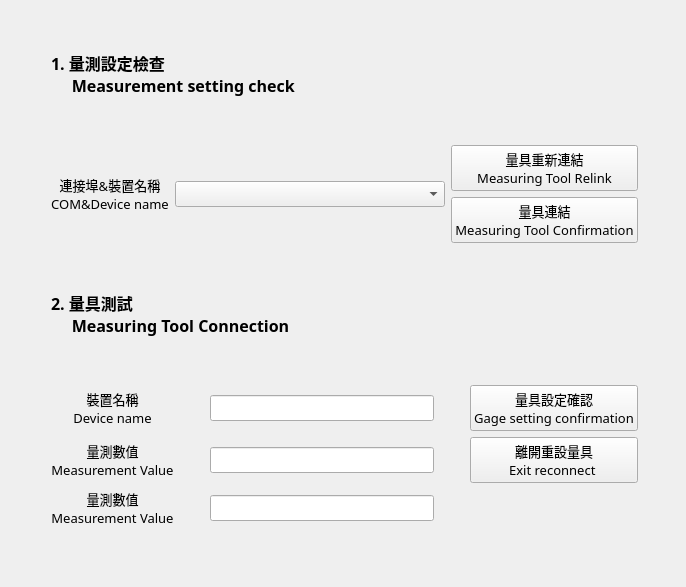
<?xml version="1.0" encoding="UTF-8"?>
<ui version="4.0">
 <class>Form</class>
 <widget class="QWidget" name="Form">
  <property name="geometry">
   <rect>
    <x>0</x>
    <y>0</y>
    <width>686</width>
    <height>587</height>
   </rect>
  </property>
  <property name="sizePolicy">
   <sizepolicy hsizetype="Ignored" vsizetype="Ignored">
    <horstretch>0</horstretch>
    <verstretch>0</verstretch>
   </sizepolicy>
  </property>
  <property name="windowTitle">
   <string>Form</string>
  </property>
  <widget class="QWidget" name="layoutWidget">
   <property name="geometry">
    <rect>
     <x>9</x>
     <y>9</y>
     <width>670</width>
     <height>561</height>
    </rect>
   </property>
   <layout class="QGridLayout" name="gridLayout_2">
    <item row="3" column="1">
     <layout class="QGridLayout" name="gridLayout_5">
      <item row="0" column="4">
       <spacer name="horizontalSpacer_9">
        <property name="orientation">
         <enum>Qt::Horizontal</enum>
        </property>
        <property name="sizeType">
         <enum>QSizePolicy::Fixed</enum>
        </property>
        <property name="sizeHint" stdset="0">
         <size>
          <width>30</width>
          <height>20</height>
         </size>
        </property>
       </spacer>
      </item>
      <item row="1" column="3">
       <widget class="QLineEdit" name="lineEdit_toolvalue">
        <property name="font">
         <font>
          <family>微軟正黑體</family>
          <pointsize>10</pointsize>
         </font>
        </property>
        <property name="alignment">
         <set>Qt::AlignCenter</set>
        </property>
        <property name="readOnly">
         <bool>false</bool>
        </property>
       </widget>
      </item>
      <item row="0" column="1">
       <spacer name="horizontalSpacer_10">
        <property name="font">
         <font>
          <pointsize>10</pointsize>
         </font>
        </property>
        <property name="orientation">
         <enum>Qt::Horizontal</enum>
        </property>
        <property name="sizeType">
         <enum>QSizePolicy::Fixed</enum>
        </property>
        <property name="sizeHint" stdset="0">
         <size>
          <width>30</width>
          <height>10</height>
         </size>
        </property>
       </spacer>
      </item>
      <item row="1" column="0">
       <widget class="QLabel" name="label_11">
        <property name="sizePolicy">
         <sizepolicy hsizetype="Fixed" vsizetype="Maximum">
          <horstretch>0</horstretch>
          <verstretch>0</verstretch>
         </sizepolicy>
        </property>
        <property name="font">
         <font>
          <family>微軟正黑體</family>
          <pointsize>10</pointsize>
          <weight>50</weight>
          <bold>false</bold>
         </font>
        </property>
        <property name="text">
         <string>量測數值
Measurement Value</string>
        </property>
        <property name="alignment">
         <set>Qt::AlignCenter</set>
        </property>
       </widget>
      </item>
      <item row="0" column="3">
       <widget class="QLineEdit" name="lineEdit_toolname">
        <property name="font">
         <font>
          <family>微軟正黑體</family>
          <pointsize>10</pointsize>
         </font>
        </property>
        <property name="alignment">
         <set>Qt::AlignCenter</set>
        </property>
        <property name="readOnly">
         <bool>false</bool>
        </property>
       </widget>
      </item>
      <item row="0" column="0">
       <widget class="QLabel" name="label_12">
        <property name="sizePolicy">
         <sizepolicy hsizetype="Ignored" vsizetype="Ignored">
          <horstretch>0</horstretch>
          <verstretch>0</verstretch>
         </sizepolicy>
        </property>
        <property name="font">
         <font>
          <family>微軟正黑體</family>
          <pointsize>10</pointsize>
          <weight>50</weight>
          <bold>false</bold>
         </font>
        </property>
        <property name="text">
         <string>裝置名稱
Device name</string>
        </property>
        <property name="scaledContents">
         <bool>false</bool>
        </property>
        <property name="alignment">
         <set>Qt::AlignCenter</set>
        </property>
       </widget>
      </item>
      <item row="2" column="0">
       <widget class="QLabel" name="label_13">
        <property name="sizePolicy">
         <sizepolicy hsizetype="Fixed" vsizetype="Maximum">
          <horstretch>0</horstretch>
          <verstretch>0</verstretch>
         </sizepolicy>
        </property>
        <property name="font">
         <font>
          <family>微軟正黑體</family>
          <pointsize>10</pointsize>
          <weight>50</weight>
          <bold>false</bold>
         </font>
        </property>
        <property name="text">
         <string>量測數值
Measurement Value</string>
        </property>
        <property name="alignment">
         <set>Qt::AlignCenter</set>
        </property>
       </widget>
      </item>
      <item row="2" column="3">
       <widget class="QLineEdit" name="lineEdit_toolvalue_2">
        <property name="font">
         <font>
          <family>微軟正黑體</family>
          <pointsize>10</pointsize>
         </font>
        </property>
        <property name="alignment">
         <set>Qt::AlignCenter</set>
        </property>
        <property name="readOnly">
         <bool>false</bool>
        </property>
       </widget>
      </item>
      <item row="0" column="5">
       <widget class="QPushButton" name="pushButton_10">
        <property name="sizePolicy">
         <sizepolicy hsizetype="Maximum" vsizetype="Maximum">
          <horstretch>0</horstretch>
          <verstretch>0</verstretch>
         </sizepolicy>
        </property>
        <property name="font">
         <font>
          <family>微軟正黑體</family>
          <pointsize>10</pointsize>
          <weight>50</weight>
          <bold>false</bold>
         </font>
        </property>
        <property name="text">
         <string>量具設定確認
Gage setting confirmation</string>
        </property>
       </widget>
      </item>
      <item row="1" column="5">
       <widget class="QPushButton" name="pushButton_9">
        <property name="sizePolicy">
         <sizepolicy hsizetype="Minimum" vsizetype="Maximum">
          <horstretch>0</horstretch>
          <verstretch>0</verstretch>
         </sizepolicy>
        </property>
        <property name="font">
         <font>
          <family>微軟正黑體</family>
          <pointsize>10</pointsize>
          <weight>50</weight>
          <bold>false</bold>
         </font>
        </property>
        <property name="text">
         <string>離開重設量具
Exit reconnect </string>
        </property>
       </widget>
      </item>
     </layout>
    </item>
    <item row="0" column="2">
     <spacer name="verticalSpacer">
      <property name="orientation">
       <enum>Qt::Vertical</enum>
      </property>
      <property name="sizeType">
       <enum>QSizePolicy::Fixed</enum>
      </property>
      <property name="sizeHint" stdset="0">
       <size>
        <width>20</width>
        <height>20</height>
       </size>
      </property>
     </spacer>
    </item>
    <item row="1" column="0">
     <spacer name="horizontalSpacer_3">
      <property name="orientation">
       <enum>Qt::Horizontal</enum>
      </property>
      <property name="sizeType">
       <enum>QSizePolicy::Fixed</enum>
      </property>
      <property name="sizeHint" stdset="0">
       <size>
        <width>42</width>
        <height>20</height>
       </size>
      </property>
     </spacer>
    </item>
    <item row="1" column="1">
     <layout class="QGridLayout" name="gridLayout">
      <item row="0" column="2">
       <widget class="QPushButton" name="Button_tool_connect_rest">
        <property name="sizePolicy">
         <sizepolicy hsizetype="Minimum" vsizetype="Maximum">
          <horstretch>0</horstretch>
          <verstretch>0</verstretch>
         </sizepolicy>
        </property>
        <property name="font">
         <font>
          <family>微軟正黑體</family>
          <pointsize>10</pointsize>
          <weight>50</weight>
          <bold>false</bold>
         </font>
        </property>
        <property name="text">
         <string>量具重新連結
Measuring Tool Relink</string>
        </property>
       </widget>
      </item>
      <item row="1" column="2">
       <widget class="QPushButton" name="Button_tool_connect">
        <property name="sizePolicy">
         <sizepolicy hsizetype="Maximum" vsizetype="Maximum">
          <horstretch>0</horstretch>
          <verstretch>0</verstretch>
         </sizepolicy>
        </property>
        <property name="font">
         <font>
          <family>微軟正黑體</family>
          <pointsize>10</pointsize>
          <weight>50</weight>
          <bold>false</bold>
         </font>
        </property>
        <property name="text">
         <string>量具連結
Measuring Tool Confirmation</string>
        </property>
       </widget>
      </item>
      <item row="0" column="1" rowspan="2">
       <widget class="QComboBox" name="comboBox_comname">
        <property name="enabled">
         <bool>true</bool>
        </property>
        <property name="sizePolicy">
         <sizepolicy hsizetype="Minimum" vsizetype="Fixed">
          <horstretch>0</horstretch>
          <verstretch>0</verstretch>
         </sizepolicy>
        </property>
        <property name="font">
         <font>
          <family>微軟正黑體</family>
          <pointsize>10</pointsize>
          <weight>75</weight>
          <bold>true</bold>
         </font>
        </property>
       </widget>
      </item>
      <item row="0" column="0" rowspan="2">
       <widget class="QLabel" name="label">
        <property name="sizePolicy">
         <sizepolicy hsizetype="Fixed" vsizetype="Maximum">
          <horstretch>0</horstretch>
          <verstretch>0</verstretch>
         </sizepolicy>
        </property>
        <property name="font">
         <font>
          <family>微軟正黑體</family>
          <pointsize>10</pointsize>
          <weight>50</weight>
          <bold>false</bold>
         </font>
        </property>
        <property name="text">
         <string>連接埠&amp;裝置名稱
COM&amp;Device name</string>
        </property>
        <property name="alignment">
         <set>Qt::AlignCenter</set>
        </property>
       </widget>
      </item>
     </layout>
    </item>
    <item row="0" column="1">
     <widget class="QLabel" name="label_5">
      <property name="sizePolicy">
       <sizepolicy hsizetype="Preferred" vsizetype="Maximum">
        <horstretch>0</horstretch>
        <verstretch>0</verstretch>
       </sizepolicy>
      </property>
      <property name="font">
       <font>
        <family>微軟正黑體</family>
        <pointsize>12</pointsize>
        <weight>75</weight>
        <bold>true</bold>
       </font>
      </property>
      <property name="text">
       <string>1. 量測設定檢查
     Measurement setting check</string>
      </property>
     </widget>
    </item>
    <item row="1" column="2">
     <spacer name="horizontalSpacer_4">
      <property name="orientation">
       <enum>Qt::Horizontal</enum>
      </property>
      <property name="sizeType">
       <enum>QSizePolicy::Fixed</enum>
      </property>
      <property name="sizeHint" stdset="0">
       <size>
        <width>41</width>
        <height>20</height>
       </size>
      </property>
     </spacer>
    </item>
    <item row="2" column="1">
     <widget class="QLabel" name="label_10">
      <property name="sizePolicy">
       <sizepolicy hsizetype="Preferred" vsizetype="Maximum">
        <horstretch>0</horstretch>
        <verstretch>0</verstretch>
       </sizepolicy>
      </property>
      <property name="font">
       <font>
        <family>微軟正黑體</family>
        <pointsize>12</pointsize>
        <weight>75</weight>
        <bold>true</bold>
       </font>
      </property>
      <property name="text">
       <string>2. 量具測試
     Measuring Tool Connection</string>
      </property>
     </widget>
    </item>
   </layout>
  </widget>
 </widget>
 <resources>
  <include location="qrc.qrc"/>
 </resources>
 <connections/>
 <slots>
  <signal>signal1()</signal>
  <slot>slot1()</slot>
 </slots>
</ui>
